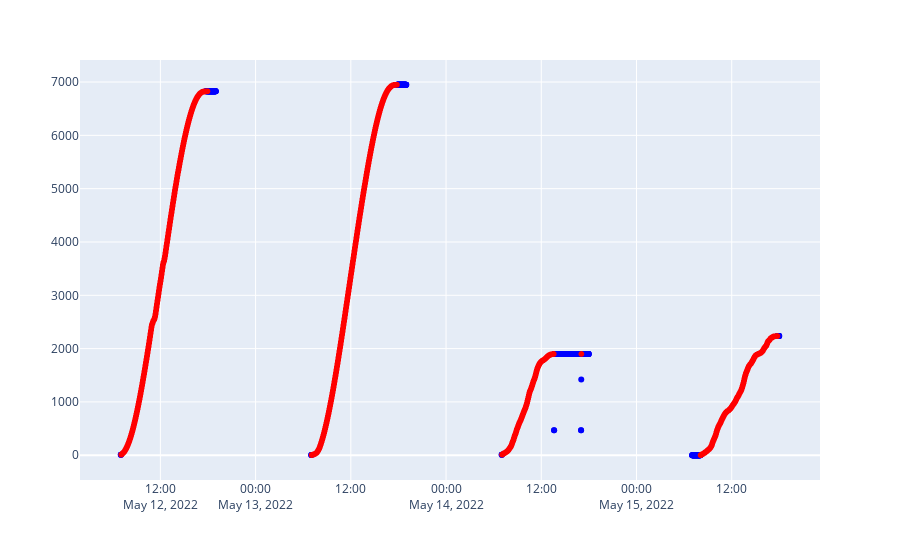

Here is the notebook cell this chart was saved with:
### Code cell
import plotly.express as px

# Filter True values
df_true = df[(df.index >= '2022-05-12') & (df.index < '2022-05-16') & (df['DailyEnergy_C_is_anomaly'] == True)]

# Filter False values
df_false = df[(df.index >= '2022-05-12') & (df.index < '2022-05-16') & (df['DailyEnergy_C_is_anomaly'] == False)]

# Create a scatter plot with different colors for True and False
fig = px.scatter()
fig.add_trace(px.scatter(df_true, x=df_true.index, y='DailyEnergy_C', color_discrete_sequence=['blue'], labels='Anomaly').data[0])
fig.add_trace(px.scatter(df_false, x=df_false.index, y='DailyEnergy_C', color_discrete_sequence=['red'], labels='Normal Behavior').data[0])

# Show the plot
fig.show()

### Figure 1 — Plotly figure (JSON) as saved in the notebook; plotly's stock layout.template omitted (floating-point values rounded to 4 significant figures; data arrays with more than 128 entries replaced by an {"elided": "..."} marker saying what was removed)
{"data": [{"hovertemplate": "<extra></extra>", "legendgroup": "", "marker": {"color": "#636efa", "symbol": "circle"}, "mode": "markers", "name": "", "orientation": "v", "showlegend": false, "type": "scatter", "xaxis": "x", "yaxis": "y"}, {"hovertemplate": "E3TimeStamp=%{x}<br>DailyEnergy_C=%{y}<extra></extra>", "legendgroup": "", "marker": {"color": "blue", "symbol": "circle"}, "mode": "markers", "name": "", "orientation": "v", "showlegend": false, "type": "scatter", "x": {"elided": "493 str values"}, "xaxis": "x", "y": {"elided": "493 float values"}, "yaxis": "y"}, {"hovertemplate": "E3TimeStamp=%{x}<br>DailyEnergy_C=%{y}<extra></extra>", "legendgroup": "", "marker": {"color": "red", "symbol": "circle"}, "mode": "markers", "name": "", "showlegend": false, "type": "scattergl", "x": {"elided": "2267 str values"}, "xaxis": "x", "y": {"elided": "2267 float values"}, "yaxis": "y"}], "layout": {"legend": {"tracegroupgap": 0}, "margin": {"t": 60}, "xaxis": {"anchor": "y", "domain": [0, 1]}, "yaxis": {"anchor": "x", "domain": [0, 1]}}}
